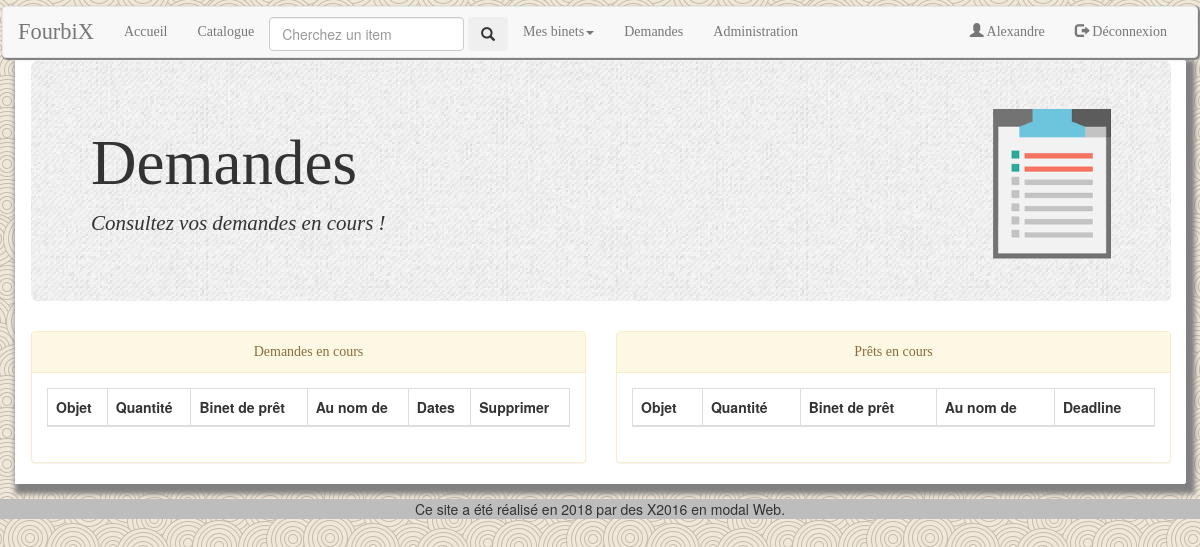
/index.php?page=demandes (signed in), run on an earlier commit of the app's database.
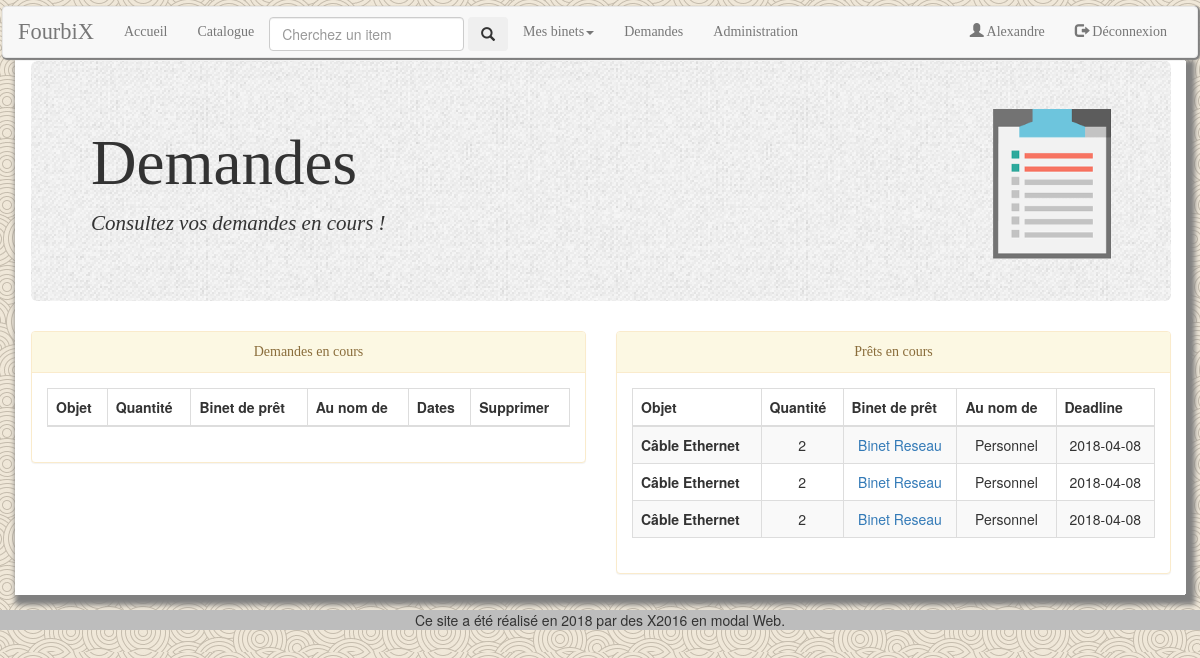
And on a later commit of the database.
### tables this page shows
CREATE TABLE `utilisateurs` (
  `prenom` varchar(64) NOT NULL,
  `nom` varchar(64) NOT NULL,
  `formation` varchar(64) NOT NULL,
  `email` varchar(128) NOT NULL,
  `login` varchar(64) NOT NULL,
  `password` varchar(40) NOT NULL,
  `naissance` date NOT NULL COMMENT 'Pour savoir si la personne est majeure.'
);

CREATE TABLE `items` (
  `id` int(11) NOT NULL,
  `nom` varchar(128) NOT NULL,
  `marque` varchar(128) DEFAULT NULL,
  `type` varchar(64) DEFAULT NULL,
  `binet` varchar(64) NOT NULL,
  `quantite` int(11) NOT NULL,
  `description` text NOT NULL,
  `image` varchar(128) DEFAULT NULL,
  `offre` tinyint(1) NOT NULL DEFAULT '1',
  `isstockpublic` tinyint(1) NOT NULL DEFAULT '1',
  `caution` float NOT NULL DEFAULT '0'
);

CREATE TABLE `demandes` (
  `id` int(11) NOT NULL,
  `utilisateur` varchar(64) NOT NULL,
  `item` int(11) NOT NULL,
  `binet` varchar(64) NOT NULL,
  `quantite` int(11) NOT NULL,
  `commentaire` text,
  `debut` date DEFAULT NULL,
  `fin` date DEFAULT NULL,
  `binet_emprunteur` varchar(64) DEFAULT NULL,
  `isAccepted` tinyint(4) NOT NULL DEFAULT '0' COMMENT 'Vaut true si la demande a ete acceptee'
);

### class/Utilisateur.php (called while the page is built, shortened)
<?php
class Utilisateur {
    public static function getUtilisateur($dbh, $login) {
        $query = "SELECT * FROM `utilisateurs` WHERE `login` = ?;";
        $sth = $dbh->prepare($query);
        $sth->setFetchMode(PDO::FETCH_CLASS, 'Utilisateur');
        $sth->execute(array($login));
        $user = $sth->fetch();
        return $user;
    }
    public static function isAdmin($dbh, $login){
        $query="SELECT `login` FROM `utilisateurs` WHERE `login` IN (SELECT `utilisateur` FROM `membres` WHERE `membres`.`role`='admin' AND `membres`.`binet`='Administrateurs') AND `login`=?;";
        $sth=$dbh->prepare($query);
        $sth->execute(array($login));
        return $sth->rowCount()==1;
    }
}

### contents/demandes.php (the view, shortened to what this page needs)
<div class="container">
    <div class="jumbotron">
        <img src='images/logo/demandes-logo.png' alt='demandes-logo.png' class='pageLogo'>
        <h1>Demandes</h1>
        <p>Consultez vos demandes en cours !</p>
    </div>
</div>
<?php
function printDemandesEnCours($dbh, $login){
    echo <<< CHAINE_DE_FIN
    <div class='col-md-6'>
        <div class="panel panel-warning">
            <div class="panel-heading center">Demandes en cours</div>
            <div class="panel-body">
                <table class="table table-striped table-bordered sortable">
            <thead class="thead-dark">
            <th scope="col" >Objet</th>
            <th scope="col" >Quantité</th>
            <th scope="col" >Binet de prêt</th>
            <th scope="col" >Au nom de</th>
            <th scope="col" >Dates</th>
            <th scope="col" >Supprimer</th>
                </thead>
                <tbody>
CHAINE_DE_FIN;
     echo <<< CHAINE_DE_FIN
        </tbody>
    </table>
CHAINE_DE_FIN;
    echo '</div></div></div>';
}
function printPretsEnCours($dbh, $login){
    echo <<< CHAINE_DE_FIN
    <div class='col-md-6'>
        <div class="panel panel-warning">
            <div class="panel-heading center">Prêts en cours</div>
            <div class="panel-body center">
                <table class="table table-striped table-bordered sortable">
                <thead class="thead-dark">
                    <th scope="col" >Objet</th>
                    <th scope="col" >Quantité</th>
                    <th scope="col" >Binet de prêt</th>
                    <th scope="col" >Au nom de</th>
                    <th scope="col" >Deadline</th>
                </thead>
                <tbody>
CHAINE_DE_FIN;
    generePretsEnCours($dbh, $login);
     echo <<< CHAINE_DE_FIN
        </tbody>
    </table>
CHAINE_DE_FIN;
    echo '</div></div></div>';
}
function generePretsEnCours($dbh, $login){
    $query="SELECT `demande`, `quantite_pret`, `deadline` FROM  `pretoperation` WHERE  (`date_rendu` IS NULL OR `caution` IN (SELECT `id` FROM `cautions` WHERE `encaisse`=0)) AND `demande` IN (SELECT `id` FROM `demandes` WHERE `utilisateur`=?);";
    $sth=$dbh->prepare($query);
    $sth->execute(array($login));
    $prets=array();
    while ($pret=$sth->fetch()){
        array_push($prets, $pret);
    }
    foreach ($prets as $pret) {
        $query="SELECT `id`, `item`, `utilisateur`, `binet_emprunteur`, `binet` FROM  `demandes` WHERE `id`=?";
        $sth=$dbh->prepare($query);
        $sth->execute(array($pret['demande']));
        $demande=$sth->fetch();
        $query="SELECT `nom` FROM `items` WHERE `id`=?";
        $sth=$dbh->prepare($query);
        $sth->execute(array($demande['item']));
        $nomItem=$sth->fetch();
        $nomBinet=$demande['binet'];
        echo "<tr><th>";
        echo htmlspecialchars($nomItem['nom']);
        echo"</th><td>";
        echo htmlspecialchars($pret['quantite_pret']);
        echo "</td><td><a href='index.php?page=binet&pageBinet=$nomBinet'>";
        echo htmlspecialchars($nomBinet);
        echo "</a></td><td>";
        if ($demande['binet_emprunteur']!=NULL){
        echo htmlspecialchars($demande['binet_emprunteur']);
        } else{
            echo 'Personnel';
        }
        echo "</td><td>";
        if ($pret['deadline']!=NULL){
            echo htmlspecialchars($pret['deadline']);
        } else{
            echo 'Sans contrainte';
        }
        echo '</td></tr>';
    }
}
if (isset($_SESSION['login'])){
    $login=$_SESSION['login'];
?>
    <div class='container'>
        <div class='row'>
<?php
    printDemandesEnCours($dbh, $login);
    printPretsEnCours($dbh, $login);
?>
        </div>
    </div>
 <?php
}
?>

### forms/utils.php (shortened to what this page needs)
<?php
function generateHTMLHeader($titre, $linkCSS) {
    echo <<<CHAINE_DE_FIN
<!DOCTYPE html>
<html>
   <head>
        <meta charset="UTF-8"/>
        <meta name="viewport" content="width=device-width, initial-scale=1">
        <link href="bootstrap/css/bootstrap.css" rel="stylesheet">
        <link rel="stylesheet" type="text/css" href="$linkCSS">
        <link rel="icon" type="image/x-icon" href="images/logo/favicon.ico" />
        <link rel="icon" type="image/png" href="images/logo/favicon.png" />
        <script type="text/javascript" src="js/jquery-1.11.0.min.js"></script>
        <script type="text/javascript" src="js/code.js"></script>
        <script type="text/javascript" src="js/sorttable.js"></script>
        <script type="text/javascript" src="bootstrap/js/bootstrap.js"></script>
        <script type="text/javascript" src="bootstrap/js/jquery.js"></script>
        <script type="text/javascript" src="bootstrap/js/npm.js"></script>
        <title>$titre</title>
    </head>
        <body>
            <div class='upperNavBar'>
            </div>
CHAINE_DE_FIN;
}
function generateHTMLFooter(){
    echo <<< CHAINE_DE_FIN
    </body>
    <footer class="page-footer font-small pt-4 mt-4">
        <div class="footer-copyright py-3 text-center">
            Ce site a été réalisé en 2018 par des X2016 en modal Web.
        </div>
    </footer>
</html>
CHAINE_DE_FIN;
}
function generateNavBar($dbh, $isLogged){
    if (!$isLogged){
        echo <<< CHAINE_DE_FIN
    <nav class="navbar navbar-default" role="navigation" style="margin:2px">
        <div class="container-fluid">
            <div class="navbar-header">
                <button type="button" class="navbar-toggle collapsed" data-toggle="collapse" data-target="#navbar" aria-expanded="false">
                    <span class="sr-only">Toggle navitagion</span>
                    <span class="icon-bar"></span>
                    <span class="icon-bar"></span>
                    <span class="icon-bar"></span>
                </button>
                <a class="navbar-brand titreSite" href="index.php">FourbiX</a>
            </div>
            <div class="navbar-collapse collapse" id="navbar">
                <ul class="nav navbar-nav">
                    <li><a href="index.php?page=accueil">Accueil</a></li>
                    <li style=margin-top:10px>
                </ul>
                <ul class="nav navbar-nav navbar-right">
                    <li><a href="index.php?page=inscription"><span class="glyphicon glyphicon-user"></span> S'inscrire</a></li>
                    <li><a href="index.php?page=accueil"><span class="glyphicon glyphicon-log-in"></span> Connexion</a></li>
                </ul>
            </div>
        </div>
    </nav>
CHAINE_DE_FIN;
    } else{
        $login= htmlspecialchars($_SESSION["login"]);
        $isAdmin= Utilisateur::isAdmin($dbh, $login);
            echo <<< CHAINE_DE_FIN
    <nav class="navbar navbar-default" role="navigation" style="margin:2px">
        <div class="container-fluid">
            <div class="navbar-header">
                <button type="button" class="navbar-toggle collapsed" data-toggle="collapse" data-target="#navbar" aria-expanded="false">
                    <span class="sr-only">Toggle navitagion</span>
                    <span class="icon-bar"></span>
                    <span class="icon-bar"></span>
                    <span class="icon-bar"></span>
                </button>
                <a class="navbar-brand titreSite" href="index.php">FourbiX</a>
            </div>
            <div class="navbar-collapse collapse" id="navbar">
                <ul class="nav navbar-nav navbar-left">
                    <li><a href="index.php?page=accueil">Accueil</a></li>
                    <li><a href="index.php?page=catalogue">Catalogue</a></li>
                    <li style=margin-top:10px>
                    <form class="form-inline" method="get" action="index.php">
                        <input class="form-control mr-sm-2" type="search" name="search" placeholder="Cherchez un item" aria-label="Search">
                        <button class="btn btn-outline-success my-2 my-sm-0" type="submit" value="search" name="page"><span class="glyphicon glyphicon-search"></span></button>
                    </form></li>
                    <li class='dropdown'><a href="#" class="dropdown-toggle" data-toggle="dropdown" role="button" aria-haspopup="true" aria-expanded="false">Mes binets<span class="caret"></span></a>
                        <ul class="dropdown-menu">
CHAINE_DE_FIN;
            echo <<< CHAINE_DE_FIN
                        </ul>
                    </li>
                    <li><a href="index.php?page=demandes">Demandes</a></li>
CHAINE_DE_FIN;
            if ($isAdmin){
                echo <<< CHAINE_DE_FIN
                    <li><a href="index.php?page=administration">Administration</a></li>
CHAINE_DE_FIN;
            }
            $prenom = Utilisateur::getUtilisateur($dbh, $login)->prenom;
            echo <<< CHAINE_DE_FIN
                </ul>
                <ul class="nav navbar-nav navbar-right">
                    <li><a href="index.php?page=utilisateur"><span class="glyphicon glyphicon-user"></span> $prenom</a></li>
                    <li><a href="index.php?todo=logout&page=accueil"><span class="glyphicon glyphicon-log-out"></span> Déconnexion</a></li>
                </ul>
            </div>
        </div>
    </nav>
CHAINE_DE_FIN;
    }
}
$page_list = array(
    array(
        "name" => "accueil",
        "title" => "Accueil",
        "menutitle" => "Accueil",
        "loggedIn" => false),
    array(
        "name" => "catalogue",
        "title" => "Catalogue",
        "menutitle" => "Catalogue",
        "loggedIn" => false),
    array(
        "name" => "binets",
        "title" => "Binets",
        "menutitle" => "Mes Binets",
        "loggedIn" => false),
    array(
        "name" => "binet",
        "title" => "Binet",
        "menutitle" => "Page Binet",
        "loggedIn" => false),
    array(
        "name" => "search",
        "title" => "Recherche de matériel",
        "menutitle" => "Recherche",
        "loggedIn" => true),
    array(
        "name" => "demandes",
        "title" => "Mes demandes",
        "menutitle" => "Demandes",
        "loggedIn" => false),
    array(
        "name" => "administration",
        "title" => "Panneau d'administration",
        "menutitle" => "Administration",
        "loggedIn" => true),
    array("name" => "inscription",
        "title" => "Inscription",
        "menutitle" => "S'inscrire",
        "loggedIn" => false),
    array("name" => "stock",
        "title" => "Stock",
        "menutitle" => "Stock",
        "loggedIn" => true),
    array("name" => "item",
        "title" => "Inventaire",
        "menutitle" => "Inventaire",
        "loggedIn" => true),
    array("name" => "utilisateur",
        "title" => "Utilisateur",
        "menutitle" => "Votre page personnelle",
        "loggedIn" => true)
);
function checkPage($askedPage, $logged){
    global $page_list;
    foreach ($page_list as $page) {
        if($page['name'] == $askedPage){
            return true;
        }
    }
    return false;
}
?>

### index.php (shortened to what this page needs)
<?php
require("forms/utils.php");
require("forms/printForms.php");
require("database/database.php");
require("class/Utilisateur.php");
$askedPage = isset($_GET['page']) ? $_GET['page'] : 'accueil';
$authorized = checkPage($askedPage, isset($_SESSION["loggedIn"]) && $_SESSION["loggedIn"]);
$pageTitle = $authorized ? getPageTitle($askedPage) : 'Erreur';
$dbh = Database::connect();
generateHTMLHeader("fourbiX - $pageTitle", "css/style.css");
generateNavBar($dbh, isset($_SESSION["loggedIn"]) && $_SESSION["loggedIn"]);
?>
<div id="content" class="container content">
	<?php
		if($authorized)
                    if(isset($_SESSION["loggedIn"]) && $_SESSION["loggedIn"]){
                        require("contents/$askedPage.php");
                    }
                    else{
                        if ($askedPage=='inscription')
                            require("contents/inscription.php");
                        else
                            require("contents/accueil.php");
                    }
		else
			require("contents/erreur.php");
	?>
</div>
<?php
generateHTMLFooter();
?>

### css/style.css (style rules this page uses)
body { background: url('../images/logo/background/background-marron.png') repeat fixed; }
.navbar { box-shadow: 1px 1px 1px 1px grey; }
.navbar li a { font-family:fantasy, serif; }
footer { margin-top:15px; bottom:2px; width:100%; }
.content { box-shadow : 5px 5px 5px 5px grey; padding:1px; }
.container { background-color:white; }
.jumbotron { background: url('../images/logo/jumbotron-background.jpg') repeat fixed; }
.jumbotron h1 { font-family: "Jazz LET", serif; }
.jumbotron p { font-family: "Marker Felt", serif; font-style:italic; }
.pageLogo { float:right; max-height:150px; max-width:150px; }
.titreSite { text-align:center; font-family: 'progress','Jazz LET', Impact, fantsy, serif; font-size:1.6em; }
.panel-heading { font-family: fantasy, serif; }
footer { background-color: #bdbdbd; }
.center { text-align:center; }

What changed in the data, as far as the page shows it:
now on this page (row unchanged): items: nom "Câble Ethernet"
added demandes: binet "Binet Reseau"
Also different on the page:
new list line: "2 Personnel 2018-04-08"
